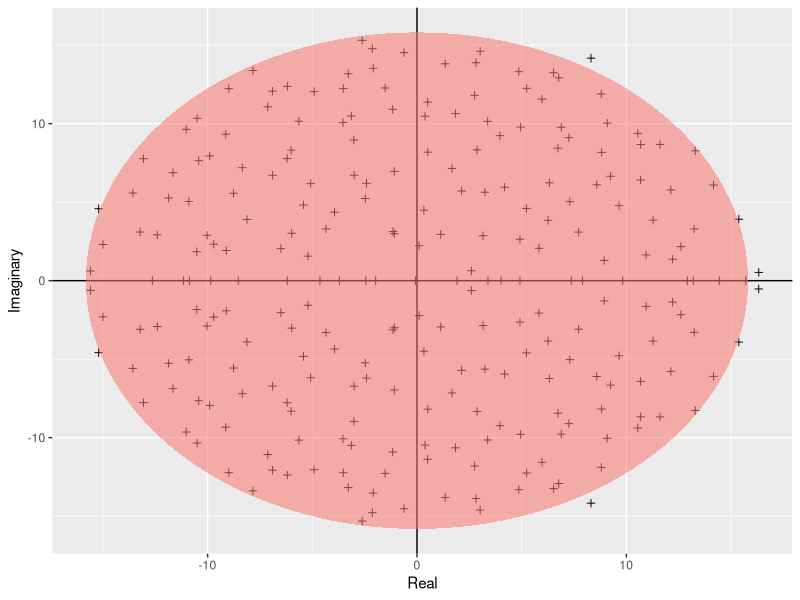

Here is the R script that generated this plot: (Note: this script raises an error after producing the figure.)
# Author: Yuchen Yang (yy5819@ic.ac.uk)
# Version: 0.0.1
## Clear the directory ##

rm(list=ls())

##############

require(ggplot2)#

build_ellipse <- function(hradius, vradius){ # function that returns an ellipse
  npoints = 250
  a <- seq(0, 2 * pi, length = npoints + 1)
  x <- hradius * cos(a)
  y <- vradius * sin(a)  
  return(data.frame(x = x, y = y))
}


N <- 250 # Assign size of the matrix

M <- matrix(rnorm(N * N), N, N) # Build the matrix

eigvals <- eigen(M)$values # Find the eigenvalues

eigDF <- data.frame("Real" = Re(eigvals), "Imaginary" = Im(eigvals)) # Build a dataframe

my_radius <- sqrt(N) # The radius of the circle is sqrt(N)

ellDF <- build_ellipse(my_radius, my_radius) # Dataframe to plot the ellipse

names(ellDF) <- c("Real", "Imaginary") # rename the columns


# plot the eigenvalues
p <- ggplot(eigDF, aes(x = Real, y = Imaginary))
p <- p +
  geom_point(shape = I(3)) +
  theme(legend.position = "none")

# now add the vertical and horizontal line
p <- p + geom_hline(aes(yintercept = 0))
p <- p + geom_vline(aes(xintercept = 0))

# finally, add the ellipse
p <- p + geom_polygon(data = ellDF, aes(x = Real, y = Imaginary, alpha = 1/20, fill = "red"))
p

pdf("../Results/Girko.pdf")
print(p)
dev.off()